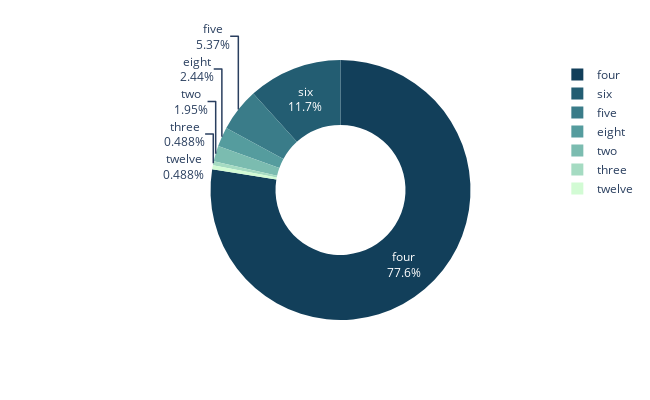

Here is the notebook cell this chart was saved with:
### Code cell
cylindernumber = df['cylindernumber'].value_counts().reset_index()
cylindernumber.columns = ['cylindernumber', 'value_counts']

fig = px.pie(cylindernumber, names = 'cylindernumber', values = 'value_counts', color_discrete_sequence = 
            px.colors.sequential.Darkmint_r, width = 650, height = 400, hole = 0.5)
fig.update_traces(textinfo = 'percent+label')

### Figure 1 — Plotly figure (JSON) as saved in the notebook; plotly's stock layout.template omitted (floating-point values rounded to 4 significant figures)
{"data": [{"domain": {"x": [0, 1], "y": [0, 1]}, "hole": 0.5, "hovertemplate": "cylindernumber=%{label}<br>value_counts=%{value}<extra></extra>", "labels": ["four", "six", "five", "eight", "two", "three", "twelve"], "legendgroup": "", "name": "", "showlegend": true, "textinfo": "percent+label", "type": "pie", "values": [159, 24, 11, 5, 4, 1, 1]}], "layout": {"height": 400, "legend": {"tracegroupgap": 0}, "margin": {"t": 60}, "piecolorway": ["rgb(18, 63, 90)", "rgb(35, 93, 114)", "rgb(58, 124, 137)", "rgb(85, 156, 158)", "rgb(123, 188, 176)", "rgb(165, 219, 194)", "rgb(210, 251, 212)"], "width": 650}}
